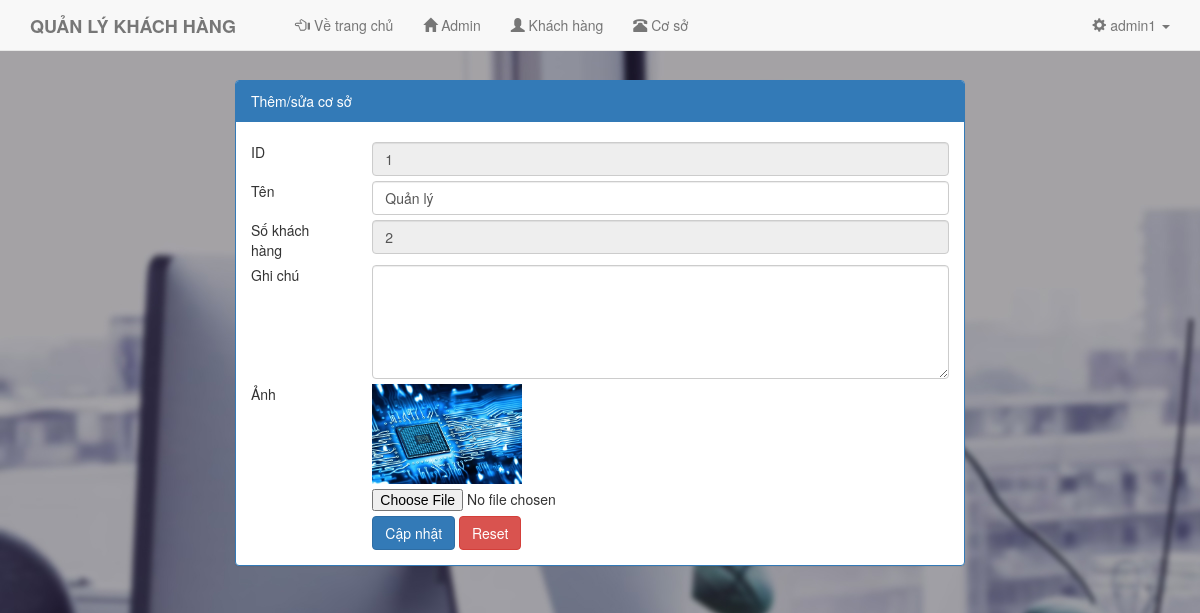
The page /qlkh/admin.php?controller=add_edit_department&act=edit&id=1 (signed in) on the database its author committed.
### tables this page shows
CREATE TABLE `tbldepartment` (
  `id` int(11) NOT NULL,
  `name` varchar(50) NOT NULL,
  `description` text,
  `image` varchar(500) DEFAULT NULL
);

### qlkh/application/controller.php (called while the page is built, shortened)
<?php
	class controller{
		public function __construct(){
			$this->model = new model();
		}
	}
 ?>

### qlkh/application/model.php (called while the page is built, shortened)
<?php
	class model{
		public function fetch_one($sql){
			global $link;
			$result = mysqli_query($link,$sql);
			return mysqli_fetch_array($result);
		}
	}
 ?>

### qlkh/view/backend/view_add_edit_department.php (the view)
<div class="col-md-8 col-md-offset-2">
	<div class="panel panel-primary">
		<div class="panel-heading">Thêm/sửa cơ sở</div>
		<div class="panel-body">
			<form method="post" enctype="multipart/form-data" action="<?php echo $form_action; ?>">
			<div class="row" style="margin-top: 5px;">
				<div class="col-md-2">ID</div>
				<div class="col-md-10"><input type="text" name="id" value="<?php echo $arr["id"];?>" class="form-control" readonly></div>
			</div>
			<div class="row" style="margin-top: 5px;">
				<div class="col-md-2">Tên</div>
				<div class="col-md-10"><input type="text" name="name" value="<?php echo $arr["name"];?>" class="form-control" required></div>
			</div>
			<div class="row" style="margin-top: 5px;">
				<div class="col-md-2">Số khách hàng</div>
				<div class="col-md-10"><input type="text" value="<?php echo $arr["number"];?>" class="form-control" readonly></div>
			</div>
			<div class="row" style="margin-top: 5px;">
				<div class="col-md-2">Ghi chú</div>
				<div class="col-md-10">
				<textarea name="description" class="form-control" rows="5"><?php echo $arr["description"];?></textarea>
				</div>
			</div>
				<div class="row" style="margin-top: 5px;">
					<div class="col-md-2">Ảnh</div>
					<div class="col-md-10">
						<?php
							if(isset($arr["image"])&&file_exists("public/upload/department/".$arr["image"]))
							{
						 ?>
						 <img src="public/upload/department/<?php echo $arr["image"]; ?>" style='width:150px;'>
						 <?php } ?>
					</div>
				</div>
			<div class="row" style="margin-top: 5px;">
				<div class="col-md-2"></div>
				<div class="col-md-10">
					<input type="file" name="image">
				</div>
			</div>
			<div class="row" style="margin-top: 5px;">
				<div class="col-md-2"></div>
				<div class="col-md-10">
					<input type="submit" value="Cập nhật" class="btn btn-primary">
					<input type="reset" value="Reset" class="btn btn-danger">
				</div>
			</div>
			</form>
		</div>
	</div>
</div>

### qlkh/view/backend/view_layout.php (style rules this page uses)
body { background: url(public/backend/2.jpg); background-attachment: fixed; }

### rows shown on the page
tbldepartment: id "1", name "Quản lý", image (picture)

### other values the page prints
$_SESSION["username"] "admin1"
